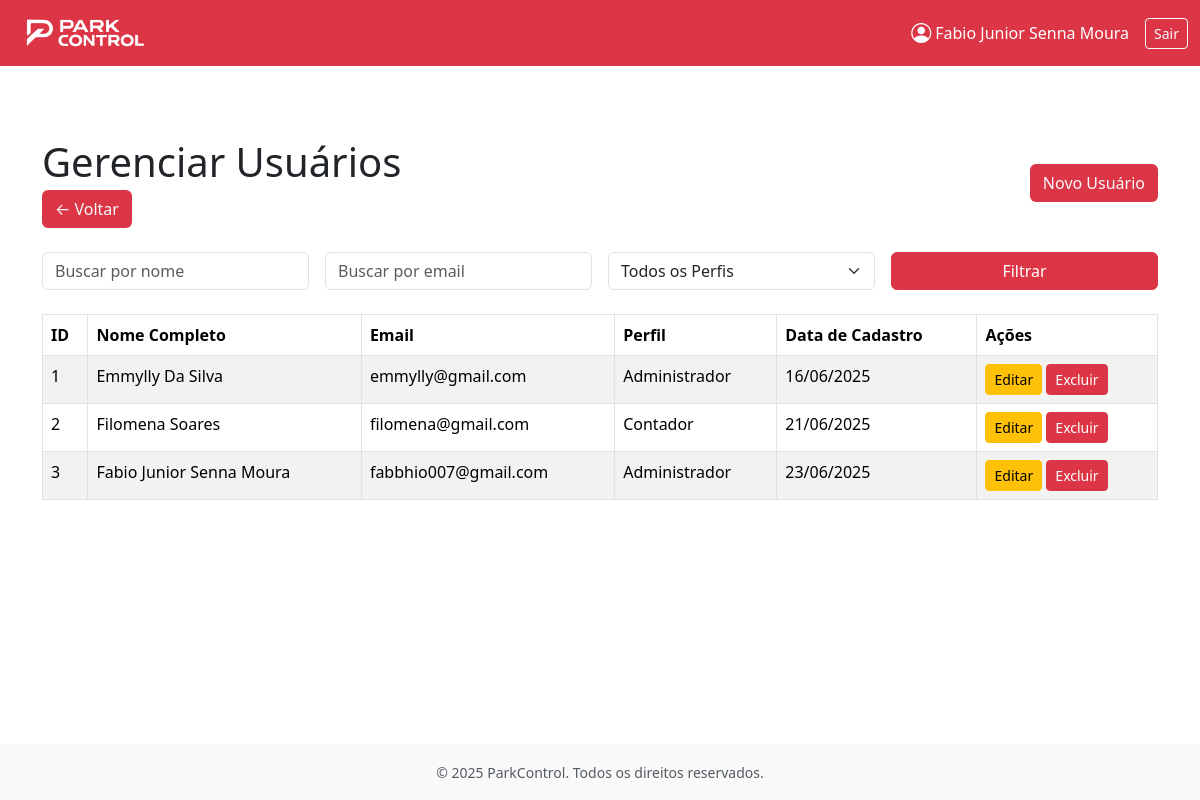
Screenshot of /gerencia_usuarios/ (signed in) with the database file from the repository.
### apps/usuarios/models.py (models this page shows)
class Usuario(AbstractUser):
    perfil_acesso = models.CharField(max_length=20, choices=[
        ('Administrador', 'Administrador'),
        ('Frentista', 'Frentista'),
        ('Contador', 'Contador')
    ])

### apps/usuarios/views/views_gerencia_usuario.py (the view)
# urls.py: path("gerencia_usuarios/", views_gerencia_usuario.gerencia_usuarios, name="gerencia_usuarios"), # Manage usuarios
@login_required(login_url='usuarios:login_parkcontrol')
@user_passes_test(is_administrador, login_url='usuarios:login_parkcontrol')
def gerencia_usuarios(request):
    usuarios = Usuario.objects.all().order_by('id')
    search_nome = request.GET.get('nome')
    search_email = request.GET.get('email')
    filtro_perfil = request.GET.get('perfil')
    if search_nome:
        usuarios = usuarios.filter(first_name__icontains=search_nome)
    if search_email:
        usuarios = usuarios.filter(email__icontains=search_email)
    if filtro_perfil and filtro_perfil != 'Todos':
        usuarios = usuarios.filter(perfil_acesso=filtro_perfil)
    return render(request, 'usuarios/administrador/gerencia_usuario.html', {
        'usuarios': usuarios,
        'search_nome': search_nome,
        'search_email': search_email,
        'filtro_perfil': filtro_perfil,
    })

### apps/usuarios/views/views_autenticacao.py (called while the page is built)
def is_administrador(user):
    return user.is_authenticated and getattr(user, 'perfil_acesso', None) == 'Administrador'

### apps/usuarios/templates/usuarios/administrador/gerencia_usuario.html (shortened to what this page needs)
{% extends 'base.html' %}
{% load static %}
{% block content %}
    <div class="container mt-5">
        <div class="d-flex justify-content-between align-items-center mb-4">
            <div>
                <h1 class="mb-1">Gerenciar Usuários</h1>
                <a href="{% url 'usuarios:dashboard_administrador' %}" class="btn bg-danger text-light">← Voltar</a>
            </div>
            <a href="{% url 'usuarios:register_parkcontrol' %}" class="btn bg-danger text-light">Novo Usuário</a>
        </div>
        <form method="get" class="row g-3 mb-4">
            <div class="col-md-3">
                <input type="text" name="nome" class="form-control" placeholder="Buscar por nome"
                    value="{{ search_nome |default:'' }}">
            </div>
            <div class="col-md-3">
                <input type="text" name="email" class="form-control" placeholder="Buscar por email"
                    value="{{ search_email |default:'' }}">
            </div>
            <div class="col-md-3">
                <select name="perfil" class="form-select">
                    <option value="Todos">Todos os Perfis</option>
                </select>
            </div>
            <div class="col-md-3 d-grid">
                <button type="submit" class="btn btn-danger">Filtrar</button>
            </div>
        </form>
        <table class="table table-bordered table-striped">
            <thead class="table">
                <tr>
                    <th>ID</th>
                    <th>Nome Completo</th>
                    <th>Email</th>
                    <th>Perfil</th>
                    <th>Data de Cadastro</th>
                    <th>Ações</th>
                </tr>
            </thead>
            <tbody>
                {% for usuario in usuarios %}
                <tr>
                    <td>{{ usuario.id }}</td>
                    <td>{{ usuario.first_name }}</td>
                    <td>{{ usuario.email }}</td>
                    <td>{{ usuario.perfil_acesso }}</td>
                    <td>{{ usuario.date_joined|date:"d/m/Y" }}</td>
                    <td>
                        <a href="{% url 'usuarios:editar_usuario' usuario.id %}" class="btn btn-sm btn-warning">Editar</a>
                        <a href="{% url 'usuarios:excluir_usuario' usuario.id %}" class="btn btn-sm btn-danger"
                        onclick="return confirm('Tem certeza que deseja excluir este usuário?');">Excluir</a>
                    </td>
                </tr>
                {% empty %}
                <tr>
                    <td colspan="6" class="text-center">Nenhum usuário encontrado.</td>
                </tr>
                {% endfor %}
            </tbody>
        </table>
    </div>
{% endblock content %}

### base_templates/navbar.html (shortened to what this page needs)
{% load static %}
<nav class="navbar navbar-expand-lg navbar-dark bg-danger">
    <div class="container-fluid">
        <a class="navbar-brand d-flex align-items-center" href="{% url 'usuarios:home' %}">
            <img src="{% static 'images/logo-branca.png' %}" alt="Logo" class="me-2" style="height: 40px;">
        </a>
        <div class="collapse navbar-collapse" id="navbarContent">
            <div class="ms-auto d-flex align-items-center">
                {% if user.is_authenticated %}
                    <a href="{% url 'usuarios:perfil_usuario' %}" class="text-white text-decoration-none me-3 d-flex align-items-center">
                        <i class="bi bi-person-circle me-1 fs-5"></i>
                        {{ user.get_full_name|default:user.username }}
                    </a>
                    <a class="btn btn-outline-light btn-sm" href="{% url 'usuarios:logout_parkcontrol' %}">Sair</a>
                {% endif %}
            </div>
        </div>
    </div>
</nav>

### rows the page displays
Usuario: get_full_name "Fabio Junior Senna Moura", id "3", first_name "Fabio Junior Senna Moura", email "fabbhio007@gmail.com", perfil_acesso "Administrador", date_joined "23/06/2025"
Usuario: id "1", first_name "Emmylly Da Silva", email "emmylly@gmail.com", perfil_acesso "Administrador", date_joined "16/06/2025"
Usuario: id "2", first_name "Filomena Soares", email "filomena@gmail.com", perfil_acesso "Contador", date_joined "21/06/2025"
